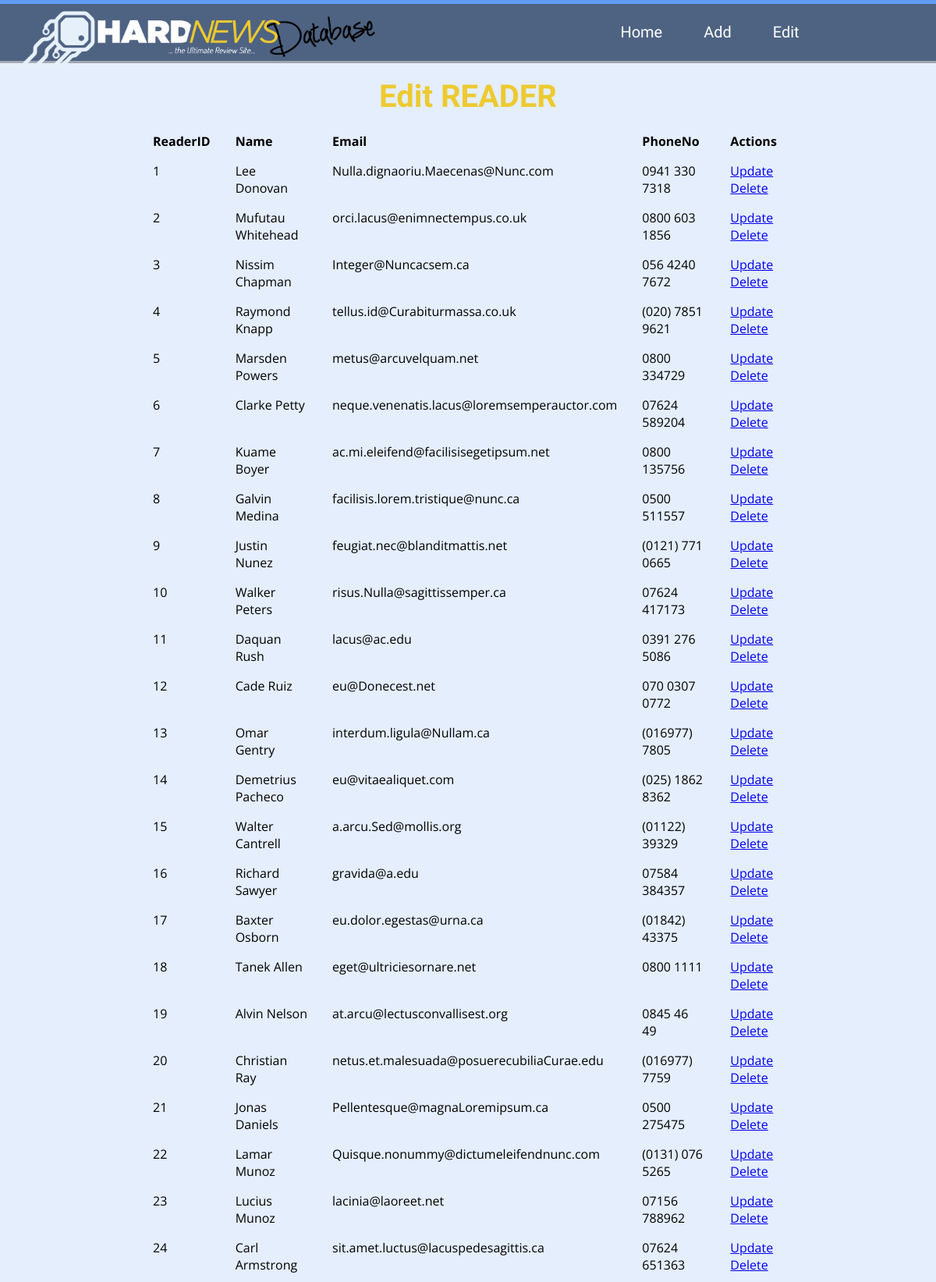
The page /show.php (upper part) on the database its author committed.
### tables this page shows
CREATE TABLE IF NOT EXISTS `reader` (
  `ReaderID` int(11) unsigned NOT NULL AUTO_INCREMENT,
  `Name` varchar(35) NOT NULL,
  `Email` varchar(254) NOT NULL,
  `PhoneNo` varchar(20) NOT NULL,
  PRIMARY KEY (`ReaderID`)
);

### show.php (the view, shortened to what this page needs)
<!doctype html>
<html>
<head>
    <link rel="stylesheet" type="text/css" href="css/stylesheet.css">
</head>
<body>
    <div class="nav-container">
    <a href="index.php"><img class="logo" src="img/logo.png" width="605" height="98" alt="Logo"/></a>
    <nav>
    	<ul class="navbar">
        	<li><a class="link-1" href="index.php">Home</a></li>
            <li><a class="link-2" href="add.php">Add</a></li>
            <li><a class="link-5" href="show.php">Edit</a></li>
    	</ul>
	</nav>
    </div>
<div class="site-content-show">
<h1 class="textupdate">Edit READER</h1>
<?php
	include('Login.php');
	$table1='reader';
	$sql1="SELECT * FROM `".$table1."`";
	$result1=mysqli_query($dbconnect,$sql1);
	$data1=array();
	$d1=0;
	while($row1=mysqli_fetch_assoc($result1)){
		$dataFields1=array();
		while(list($key1,$value1)=each($row1)){
			$dataFields1[]='<td>'.$row1[$key1].'</td>';
			if ($d1==0){
				$dataKeys1[]='<th>'.$key1.'</th>';
			}
		}
		if ($d1==0){
			$data1[$d1]='<tr>'.join('',$dataKeys1).'<th>Actions</th></tr>';
			$d1++;
		}
		$data1[$d1]='<tr>'.join('',$dataFields1).'<td>
			<a href="update.php?ReaderID='.$row1['ReaderID'].'">Update</a>
			<a href="deleteReader.php?ReaderID='.$row1['ReaderID'].'">Delete</a>
		</td></tr>';
		$d1++;
	}
	if ($d1>0){
		echo '<table>'.join('',$data1).'</table>';
	}
	else {
		echo 'Sorry, data was not found';
	}
?>
<?php
	include('Login.php');
?>
<?php
	include('Login.php');
?>
<?php
	include('Login.php');
?>
<?php
	include('Login.php');
?>
<?php
	include('Login.php');
?>
</div>
</body>
</html>

### Login.php (shortened to what this page needs)
<!DOCTYPE html>
<html>
  <body>
  </body>
</html>

### css/stylesheet.css (style rules this page uses)
*, *:before, *:after { margin:0; -moz-box-sizing: border-box; -webkit-box-sizing: border-box; box-sizing: border-box; }
html, body { font-family: 'Advent Pro', sans-serif; background:#E4EEFD; margin:0; padding:0; height:100%; }
.nav-container { background: #4e6382; height: 78px; width: 100%; border-top: 5px solid #629CF3; font-size:20px; font-weight:300; position: fixed; top: 0; left: 0; z-index:3; -webkit-box-shadow:0 3px rgba(0,0,0,0.3); -moz-box-shadow:0 3px rgba(0,0,0,0.3); box-shadow: 0 3px rgba(0,0,0,0.3); }
.logo { float:left; height:83px; width:auto; margin:0; padding-top:5px; z-index:3; position:relative; }
.navbar { margin:0; padding:0; z-index:3; position:relative; }
nav ul { list-style: none; padding: 0; text-align: center; float: right; width:48.3333333%; }
nav li { display: inline; line-height:73px; }
nav a { display:inline-block; color:#FFFFFF; text-decoration:none; margin:0; }
nav li a { height:73px; padding:0 1.2em; }
.site-content-show { text-align:center; font-family: 'Open Sans', sans-serif; font-weight:400; font-size:16px; margin:0 15%; margin-bottom:100px; }
h1 { color:#EDCA31; font-size:36px; color:#edca31; text-align:center; padding:0; margin:0; }
.textupdate { font-size:40px; color:#edca31; padding-bottom:15px; font-family: 'Advent Pro', sans-serif; padding-top:100px; }
table { background-color: transparent; border-spacing: 0; border-collapse: collapse; border-top: 2px; border-color:transparent; }
th, td { padding: .5em 1em; vertical-align: top; text-align: left; border-bottom: 1px; border-color:transparent; }

### rows shown on the page
reader: ReaderID "1 Lee Donovan Nulla.dignaoriu.Maecenas@Nunc.com 0941 330 7318"
reader: ReaderID "2 Mufutau Whitehead orci.lacus@enimnectempus.co.uk 0800 603 1856"
reader: ReaderID "3 Nissim Chapman Integer@Nuncacsem.ca 056 4240 7672"
reader: ReaderID "4 Raymond Knapp tellus.id@Curabiturmassa.co.uk (020) 7851 9621"
reader: ReaderID "5 Marsden Powers metus@arcuvelquam.net 0800 334729"
reader: ReaderID "6 Clarke Petty neque.venenatis.lacus@loremsemperauctor.com 07624 589204"
reader: ReaderID "7 Kuame Boyer ac.mi.eleifend@facilisisegetipsum.net 0800 135756"
reader: ReaderID "8 Galvin Medina facilisis.lorem.tristique@nunc.ca 0500 511557"
reader: ReaderID "9 Justin Nunez feugiat.nec@blanditmattis.net (0121) 771 0665"
reader: ReaderID "10 Walker Peters risus.Nulla@sagittissemper.ca 07624 417173"
reader: ReaderID "11 Daquan Rush lacus@ac.edu 0391 276 5086"
reader: ReaderID "12 Cade Ruiz eu@Donecest.net 070 0307 0772"
reader: ReaderID "13 Omar Gentry interdum.ligula@Nullam.ca (016977) 7805"
reader: ReaderID "14 Demetrius Pacheco eu@vitaealiquet.com (025) 1862 8362"
reader: ReaderID "15 Walter Cantrell a.arcu.Sed@mollis.org (01122) 39329"
reader: ReaderID "16 Richard Sawyer gravida@a.edu 07584 384357"
reader: ReaderID "17 Baxter Osborn eu.dolor.egestas@urna.ca (01842) 43375"
reader: ReaderID "18 Tanek Allen eget@ultriciesornare.net 0800 1111"
reader: ReaderID "19 Alvin Nelson at.arcu@lectusconvallisest.org 0845 46 49"
reader: ReaderID "20 Christian Ray netus.et.malesuada@posuerecubiliaCurae.edu (016977) 7759"
reader: ReaderID "21 Jonas Daniels Pellentesque@magnaLoremipsum.ca 0500 275475"
reader: ReaderID "22 Lamar Munoz Quisque.nonummy@dictumeleifendnunc.com (0131) 076 5265"
reader: ReaderID "23 Lucius Munoz lacinia@laoreet.net 07156 788962"
reader: ReaderID "24 Carl Armstrong sit.amet.luctus@lacuspedesagittis.ca 07624 651363"

### other values the page prints
$key1 "ReaderID Name Email PhoneNo"
